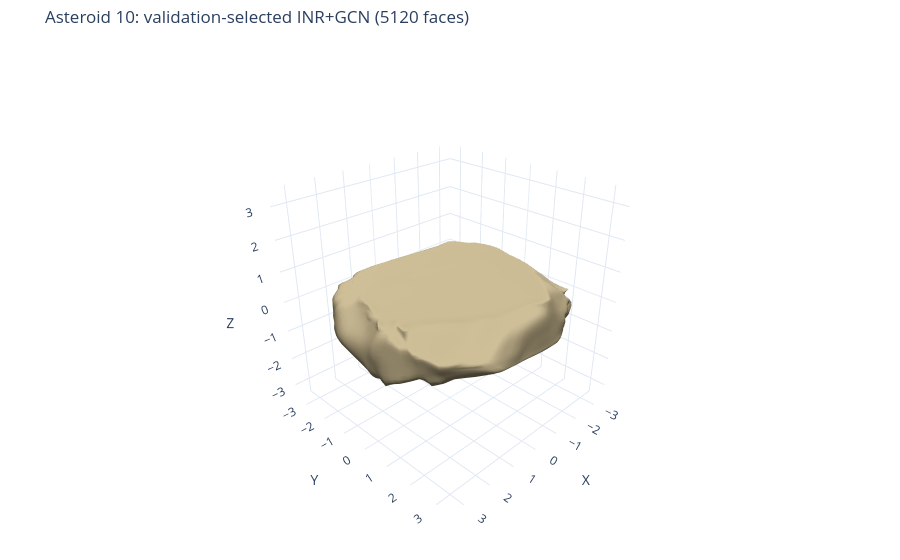

This figure's notebook cell:
### Code cell
vertices_np = deformed_final[0].detach().cpu().numpy()
faces_np = faces.detach().cpu().numpy()
recon_mesh = trimesh.Trimesh(vertices=vertices_np, faces=faces_np, process=False)
fig_mesh = plot_interactive_mesh(
    vertices=vertices_np, faces=faces_np,
    title=f"Asteroid {ASTEROID_ID}: validation-selected INR+GCN ({faces_np.shape[0]} faces)",
    mesh_color="#c0b08a", show_edges=False,
)
fig_mesh.show()
print(f"Refined mesh bounds: {recon_mesh.bounds}; cylinder R={prior['R_CYLINDER']}, z in [-1, 1]")

reference_mesh = None
if REFERENCE_STL_PATH_EVAL.exists():
    reference_mesh = normalize_mesh_to_challenge_cylinder(
        trimesh.load_mesh(REFERENCE_STL_PATH_EVAL), prior["R_CYLINDER"],
    )
    reference_fig_mesh = plot_interactive_mesh(
        vertices=reference_mesh.vertices, faces=reference_mesh.faces,
        title=f"Asteroid {ASTEROID_ID}: true STL, evaluation only",
        mesh_color="#a0c0ff", show_edges=False,
    )
    reference_fig_mesh.show()
else:
    print(f"True STL unavailable at {REFERENCE_STL_PATH_EVAL}; skipping shape metrics.")

recon_path = RECON_DIR / f"{RUN_NAME}.stl"
recon_mesh.export(recon_path)
print(f"Saved refined mesh: {recon_path}")

### Figure 1 — Plotly figure (JSON) as saved in the notebook; plotly's stock layout.template omitted (floating-point values rounded to 4 significant figures; data arrays with more than 128 entries replaced by an {"elided": "..."} marker saying what was removed)
{"data": [{"color": "#c0b08a", "flatshading": false, "hovertemplate": "x=%{x:.3f}<br>y=%{y:.3f}<br>z=%{z:.3f}<extra></extra>", "i": {"elided": "5120 int values"}, "j": {"elided": "5120 int values"}, "k": {"elided": "5120 int values"}, "lighting": {"ambient": 0.35, "diffuse": 0.8, "fresnel": 0.12, "roughness": 0.7, "specular": 0.35}, "lightposition": {"x": 120, "y": 200, "z": 80}, "opacity": 1, "showscale": false, "type": "mesh3d", "x": {"elided": "2562 float values"}, "y": {"elided": "2562 float values"}, "z": {"elided": "2562 float values"}}], "layout": {"margin": {"b": 0, "l": 0, "r": 0, "t": 45}, "scene": {"aspectmode": "manual", "aspectratio": {"x": 1, "y": 1, "z": 1}, "camera": {"eye": {"x": 1.65, "y": 1.65, "z": 1.25}, "projection": {"type": "perspective"}}, "xaxis": {"range": [-3.512, 3.512], "showspikes": false, "title": {"text": "X"}}, "yaxis": {"range": [-3.512, 3.512], "showspikes": false, "title": {"text": "Y"}}, "zaxis": {"range": [-3.512, 3.512], "showspikes": false, "title": {"text": "Z"}}}, "title": {"text": "Asteroid 10: validation-selected INR+GCN (5120 faces)"}}}
